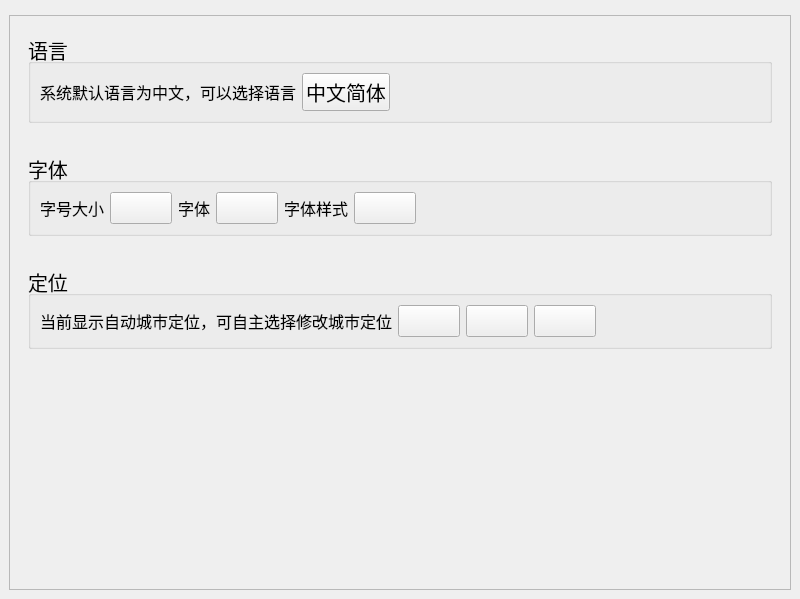
<?xml version="1.0" encoding="UTF-8"?>
<ui version="4.0">
 <class>MainWindow</class>
 <widget class="QMainWindow" name="MainWindow">
  <property name="geometry">
   <rect>
    <x>0</x>
    <y>0</y>
    <width>800</width>
    <height>599</height>
   </rect>
  </property>
  <property name="windowTitle">
   <string>MainWindow</string>
  </property>
  <widget class="QWidget" name="centralwidget">
   <layout class="QGridLayout" name="gridLayout">
    <item row="0" column="0">
     <widget class="Pivot" name="Pivot"/>
    </item>
    <item row="1" column="0">
     <widget class="SmoothScrollArea" name="SmoothScrollArea">
      <property name="widgetResizable">
       <bool>true</bool>
      </property>
      <widget class="QWidget" name="scrollAreaWidgetContents">
       <property name="geometry">
        <rect>
         <x>0</x>
         <y>0</y>
         <width>780</width>
         <height>529</height>
        </rect>
       </property>
       <layout class="QGridLayout" name="gridLayout_2">
        <item row="0" column="0">
         <widget class="PopUpAniStackedWidget" name="PopUpAniStackedWidget">
          <property name="currentIndex">
           <number>0</number>
          </property>
          <widget class="QWidget" name="page">
           <layout class="QGridLayout" name="gridLayout_3">
            <property name="horizontalSpacing">
             <number>6</number>
            </property>
            <property name="verticalSpacing">
             <number>30</number>
            </property>
            <item row="3" column="0">
             <spacer name="verticalSpacer">
              <property name="orientation">
               <enum>Qt::Vertical</enum>
              </property>
              <property name="sizeHint" stdset="0">
               <size>
                <width>20</width>
                <height>241</height>
               </size>
              </property>
             </spacer>
            </item>
            <item row="2" column="0">
             <widget class="QGroupBox" name="groupBox_3">
              <property name="font">
               <font>
                <pointsize>15</pointsize>
               </font>
              </property>
              <property name="title">
               <string>定位</string>
              </property>
              <layout class="QHBoxLayout" name="horizontalLayout_3">
               <property name="spacing">
                <number>6</number>
               </property>
               <property name="leftMargin">
                <number>9</number>
               </property>
               <property name="topMargin">
                <number>9</number>
               </property>
               <item>
                <widget class="QLabel" name="label_12">
                 <property name="font">
                  <font>
                   <pointsize>12</pointsize>
                  </font>
                 </property>
                 <property name="text">
                  <string>当前显示自动城市定位，可自主选择修改城市定位</string>
                 </property>
                </widget>
               </item>
               <item>
                <widget class="ComboBox" name="province_comboBox"/>
               </item>
               <item>
                <widget class="ComboBox" name="city_comboBox"/>
               </item>
               <item>
                <widget class="ComboBox" name="district_comboBox"/>
               </item>
               <item>
                <spacer name="horizontalSpacer_3">
                 <property name="orientation">
                  <enum>Qt::Horizontal</enum>
                 </property>
                 <property name="sizeHint" stdset="0">
                  <size>
                   <width>40</width>
                   <height>20</height>
                  </size>
                 </property>
                </spacer>
               </item>
              </layout>
             </widget>
            </item>
            <item row="1" column="0">
             <widget class="QGroupBox" name="groupBox_2">
              <property name="font">
               <font>
                <pointsize>15</pointsize>
               </font>
              </property>
              <property name="title">
               <string>字体</string>
              </property>
              <layout class="QHBoxLayout" name="horizontalLayout_2">
               <item>
                <widget class="QLabel" name="label_4">
                 <property name="font">
                  <font>
                   <pointsize>12</pointsize>
                  </font>
                 </property>
                 <property name="text">
                  <string>字号大小</string>
                 </property>
                </widget>
               </item>
               <item>
                <widget class="ComboBox" name="font_size_combobox"/>
               </item>
               <item>
                <widget class="QLabel" name="label_7">
                 <property name="font">
                  <font>
                   <pointsize>12</pointsize>
                  </font>
                 </property>
                 <property name="text">
                  <string>字体</string>
                 </property>
                </widget>
               </item>
               <item>
                <widget class="ComboBox" name="font_combobox"/>
               </item>
               <item>
                <widget class="QLabel" name="label_9">
                 <property name="font">
                  <font>
                   <pointsize>12</pointsize>
                  </font>
                 </property>
                 <property name="text">
                  <string>字体样式</string>
                 </property>
                </widget>
               </item>
               <item>
                <widget class="ComboBox" name="font_style_combobox"/>
               </item>
               <item>
                <spacer name="horizontalSpacer_2">
                 <property name="orientation">
                  <enum>Qt::Horizontal</enum>
                 </property>
                 <property name="sizeHint" stdset="0">
                  <size>
                   <width>40</width>
                   <height>20</height>
                  </size>
                 </property>
                </spacer>
               </item>
              </layout>
             </widget>
            </item>
            <item row="0" column="0">
             <widget class="QGroupBox" name="groupBox">
              <property name="font">
               <font>
                <pointsize>15</pointsize>
               </font>
              </property>
              <property name="title">
               <string>语言</string>
              </property>
              <layout class="QHBoxLayout" name="horizontalLayout">
               <item>
                <widget class="QLabel" name="label">
                 <property name="font">
                  <font>
                   <pointsize>12</pointsize>
                  </font>
                 </property>
                 <property name="text">
                  <string>系统默认语言为中文，可以选择语言</string>
                 </property>
                </widget>
               </item>
               <item>
                <widget class="ComboBox" name="language_comboBox">
                 <property name="text">
                  <string>中文简体</string>
                 </property>
                </widget>
               </item>
               <item>
                <spacer name="horizontalSpacer">
                 <property name="orientation">
                  <enum>Qt::Horizontal</enum>
                 </property>
                 <property name="sizeHint" stdset="0">
                  <size>
                   <width>40</width>
                   <height>20</height>
                  </size>
                 </property>
                </spacer>
               </item>
              </layout>
             </widget>
            </item>
           </layout>
          </widget>
          <widget class="QWidget" name="page_2">
           <layout class="QVBoxLayout" name="verticalLayout">
            <item>
             <widget class="DisplayLabel" name="DisplayLabel">
              <property name="text">
               <string>Display label1</string>
              </property>
             </widget>
            </item>
           </layout>
          </widget>
          <widget class="QWidget" name="page_3"/>
         </widget>
        </item>
       </layout>
      </widget>
     </widget>
    </item>
   </layout>
  </widget>
 </widget>
 <customwidgets>
  <customwidget>
   <class>ComboBox</class>
   <extends>QPushButton</extends>
   <header>qfluentwidgets</header>
  </customwidget>
  <customwidget>
   <class>SmoothScrollArea</class>
   <extends>QScrollArea</extends>
   <header>qfluentwidgets</header>
   <container>1</container>
  </customwidget>
  <customwidget>
   <class>PopUpAniStackedWidget</class>
   <extends>QStackedWidget</extends>
   <header>qfluentwidgets</header>
   <container>1</container>
  </customwidget>
  <customwidget>
   <class>DisplayLabel</class>
   <extends>QLabel</extends>
   <header>qfluentwidgets</header>
  </customwidget>
  <customwidget>
   <class>Pivot</class>
   <extends>QWidget</extends>
   <header>qfluentwidgets</header>
  </customwidget>
 </customwidgets>
 <resources/>
 <connections/>
</ui>
